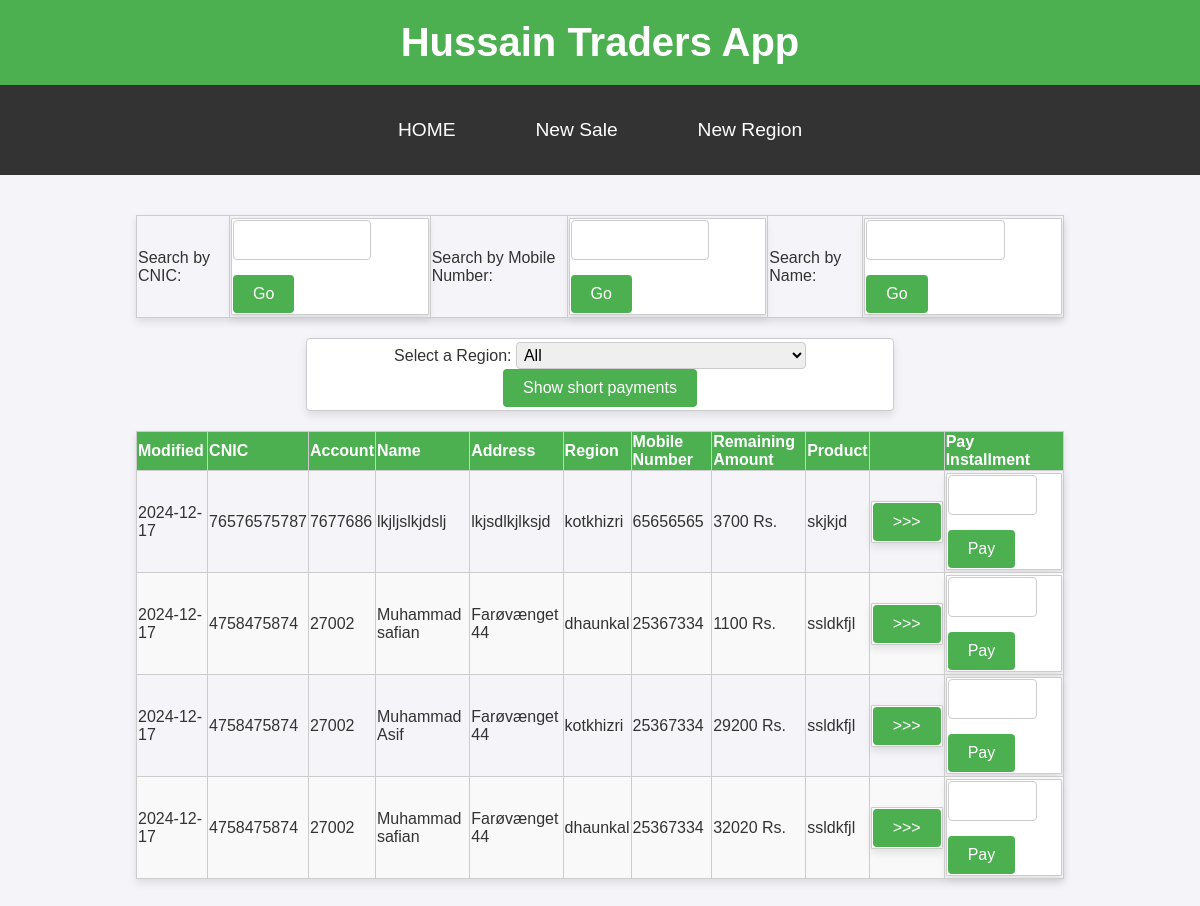
The page /listcust on the database its author committed.
### tables this page shows
CREATE TABLE installments (id INTEGER primary key AUTOINCREMENT, customer_id INTEGER, product TEXT, advance INTEGER, sale_price INTEGER, agreed_installment INTEGER, remaining_amount INTEGER, modified DATETIME DEFAULT CURRENT_TIMESTAMP, FOREIGN KEY (customer_id) REFERENCES customers(id));

CREATE TABLE customers (id INTEGER primary key AUTOINCREMENT, name TEXT, father_name TEXT, account_number TEXT, addr TEXT, cnic TEXT, product TEXT, mobile_number TEXT, guarantor1 TEXT, guarantor2 TEXT, created DATETIME DEFAULT CURRENT_TIMESTAMP, region TEXT);

### app.py (the view)
@app.route('/listcust')
def listcust():
   msg = ""
   return fetchAllInstallments(msg)

### app.py (called while the page is built)
def fetchAllInstallments(msg):
   con = sql.connect("ht.db")
   con.row_factory = sql.Row
   cur = con.cursor()
   cur.execute("select * from installments Inner join customers on installments.customer_id = customers.id ORDER BY MODIFIED DESC LIMIT 100")
   customers = cur.fetchall()
   cur.execute("SELECT name, value FROM regions")
   regions = cur.fetchall()
   return render_template("listcust.html", customers=customers, regions=regions, msg=msg)

### templates/listcust.html (shortened to what this page needs)
<!DOCTYPE html>
<html lang="en">
<head>
    <link rel="stylesheet" href="{{ url_for('static', filename='styles.css') }}">
</head>
<body>
   <header>
      <h1>Hussain Traders App</h1>
  </header>
  <nav>
    <a href="/listcust">HOME</a>
    <a href="/addcust">New Sale</a>
    <a href="/addregion">New Region</a>
</nav>
    <main>
        <table>
            <tr>
                <td>
                    Search by CNIC:
                </td>
                <td>
                    <form action="{{ url_for('searchcnic') }}" method="POST">
                    <input type="text" id="searchcnic" name="cnic">
                    <input type="submit" value="Go"/>
                    </form>
                </td>
                <td>
                    Search by Mobile Number:
                </td>
                <td>
                    <form action="{{ url_for('searchmobile') }}" method="POST">
                    <input type="text" id="searchmobile" name="mobile">
                    <input type="submit" value="Go"/>
                    </form>
                </td>
                <td>
                    Search by Name:
                </td>
                <td>
                    <form action="{{ url_for('searchname') }}" method="POST">
                        <input type="text" id="searchname" name="name">
                        <input type="submit" value="Go"/>
                        </form>
                </td>
            </tr>
        </table>
        <form action="{{ url_for('short_installments') }}" method="POST" class="select">
            <label for="region">Select a Region:</label>
            <select id="region" name="region" class="select">
                <option value="all">All</option>
            </select>
            <input type="submit" value="Show short payments"/>
        </form>
        <table>
            <thead>
                <tr>
                    <th>Modified</th>
                    <th>CNIC</th>
                    <th>Account</th>
                    <th>Name</th>
                    <th>Address</th>
                    <th>Region</th>
                    <th>Mobile Number</th>
                    <th>Remaining Amount</th>
                    <th>Product</th>
                    <th></th>
                    <th>Pay Installment</th>
                </tr>
            </thead>
            <tbody>
                {% for row in customers %}
                <tr>
                    {% set first_part = row["modified"].split(' ')[0] %}
                    <td>{{ first_part }}</td>
                    <td>{{ row["cnic"] }}</td>
                    <td>{{ row["account_number"] }}</td>
                    <td>{{ row["name"] }}</td>
                    <td>{{ row["addr"] }}</td>
                    <td>{{ row["region"] }}</td>
                    <td>{{ row["mobile_number"] }}</td>
                    <td>{{ row["remaining_amount"] }} Rs.</td>
                    <td>{{ row["product"] }}</td>
                    <td>
                        <form action="{{ url_for('ledger') }}" method="POST">
                            <input type="submit" value=">>>"/></div>
                        </form>
                    </td>
                    <td>
                        <form action="{{ url_for('pay_installment') }}" method="POST">
                            <input type="text" id="amount_{{ row['customer.id'] }}" name="amount">
                            <input type="submit" value="Pay"/>
                        </form>
                    </td>
                </tr>
                {% endfor %}
            </tbody>
        </table>
    </main>
</body>
</html>

### static/styles.css (style rules this page uses)
body { font-family: Arial, sans-serif; text-align: left; margin: 0; padding: 0; background-color: #f4f4f9; color: #333; }
header { background-color: #4CAF50; color: white; padding: 20px 10px; text-align: center; }
header h1 { margin: 0; font-size: 2.5em; }
nav { background-color: #333; overflow: hidden; display: flex; justify-content: center; }
nav a { color: white; padding: 14px 20px; text-decoration: none; display: block; text-align: center; transition: background-color 0.3s; }
main { padding: 20px; text-align: center; }
form { background-color: #ffffff; border: 1px solid #ccc; border-radius: 1px; padding: 1px; margin: 1px auto; max-width: auto; box-shadow: 0 4px 8px rgba(0, 0, 0, 0.1); }
form input[type="text"], form textarea { width: 60%; padding: 10px; margin-bottom: 15px; border: 1px solid #ccc; border-radius: 4px; font-size: 1em; }
form select { width: 65%; padding: 20px; margin-bottom: 0px; border: 1px solid #ccc; border-radius: 4px; font-size: 1em; }
.select { width: 50%; padding: 3px; margin-bottom: 0px; border: 1px solid #ccc; border-radius: 4px; font-size: 1em; }
form input[type="submit"] { background-color: #4CAF50; color: white; border: none; padding: 10px 20px; border-radius: 4px; cursor: pointer; font-size: 1em; }
table { width: 80%; margin: 20px auto; border-collapse: collapse; text-align: left; box-shadow: 0 4px 8px rgba(0, 0, 0, 0.1); }
table thead { background-color: #4CAF50; color: white; }
table th, table td { padding: 1px; border: 1px solid #ccc; }
table tr:nth-child(even) { background-color: #f9f9f9; }
a { text-decoration: none; color: #4CAF50; display: inline-block; margin: 20px; font-size: 1.2em; }

### rows shown on the page
installments: modified "2024-12-17", cnic "76576575787", account_number "7677686", name "lkjljslkjdslj", addr "lkjsdlkjlksjd", region "kotkhizri", mobile_number "65656565", remaining_amount "3700", product "skjkjd"
installments: modified "2024-12-17", cnic "4758475874", account_number "27002", name "Muhammad safian", addr "Farøvænget 44", region "dhaunkal", mobile_number "25367334", remaining_amount "1100", product "ssldkfjl"
installments: modified "2024-12-17", cnic "4758475874", account_number "27002", name "Muhammad Asif", addr "Farøvænget 44", region "kotkhizri", mobile_number "25367334", remaining_amount "29200", product "ssldkfjl"
installments: modified "2024-12-17", cnic "4758475874", account_number "27002", name "Muhammad safian", addr "Farøvænget 44", region "dhaunkal", mobile_number "25367334", remaining_amount "32020", product "ssldkfjl"
